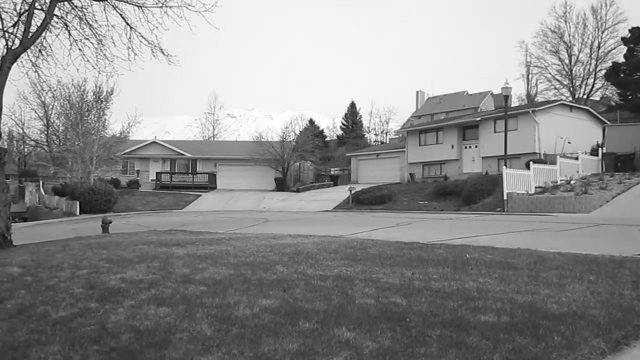
#> input picture Lab3/TRIALS/img1.png, 640 x 360 px
$ python assignment_3.py
#> lines starting #> are read from the running program, lines starting #| are printed output that depends on the picture
'''

EE5175 - Lab
Date : 03/02/2024
command to run : python3 assignment_3.py

'''


import cv2 as cv
from sift import sift as sift_corresp
import numpy as np
import math as m
from PIL import Image
import random
import imageio

threshold = 0.7
points = 5

'''
Function to find Homography matrix :
input :
       two images whose homography we want to find

RANSAC Algorithm implemented to find good homography matrix

output :
       good homography matrix (found using RANSAC)

'''
# [43 lines left out: function homography_mat, not called in this run]

'''
Bilinear Interpolation Function:
    input:
        - input: Coordinates (x, y) for interpolation
        - x: x-coordinate
        - y: y-coordinate
    output:
        - Returns the average intensity value obtained through bilinear interpolation of the four neighboring points.
'''

# [16 lines left out: function bilinear_interpolation, not called in this run]


'''
Average Intensity Calculation:
    input:
        - V: List of intensity values
    output:
        - Returns the average intensity value .
'''

# [6 lines left out: function avg_intensity, not called in this run]

'''
Image Stitching Function:
    input:
        - 3 images to be stitched
        - canvas_size: Size of the canvas for stitching
        - offset: Offset values for aligning images
    output:
        - Returns the stitched image using homography matrices and bilinear interpolation.
'''

# [21 lines left out: function stitch, not called in this run]


if __name__ == "__main__":
    img1  = np.array(Image.open('./img1.png'))
#> img1 is the input picture: shape (360, 640); min 4, max 255, mean 140.4
    img2  = np.array(Image.open('./img2.png'))
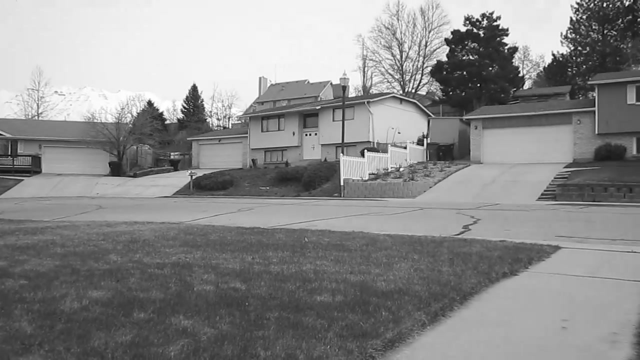
#> input picture Lab3/TRIALS/img2.png, 640 x 360 px
#> img2 is the input picture: shape (360, 640); min 10, max 255, mean 139.2
    img3  = np.array(Image.open('./img3.png'))
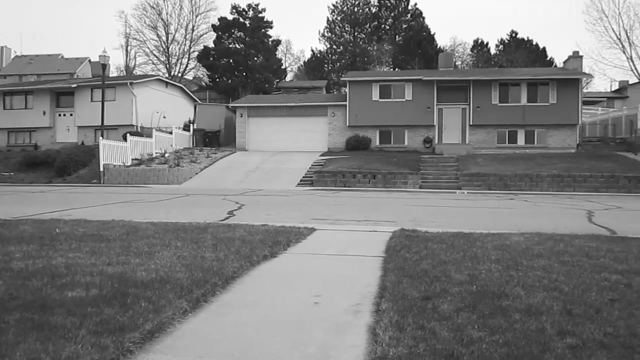
#> input picture Lab3/TRIALS/img3.png, 640 x 360 px
#> img3 is the input picture: shape (360, 640); min 11, max 255, mean 127.1

    my_img1 =  cv.resize(cv.imread('./rp1.jpg', cv.IMREAD_GRAYSCALE), (0, 0), fx=0.5, fy=0.5)
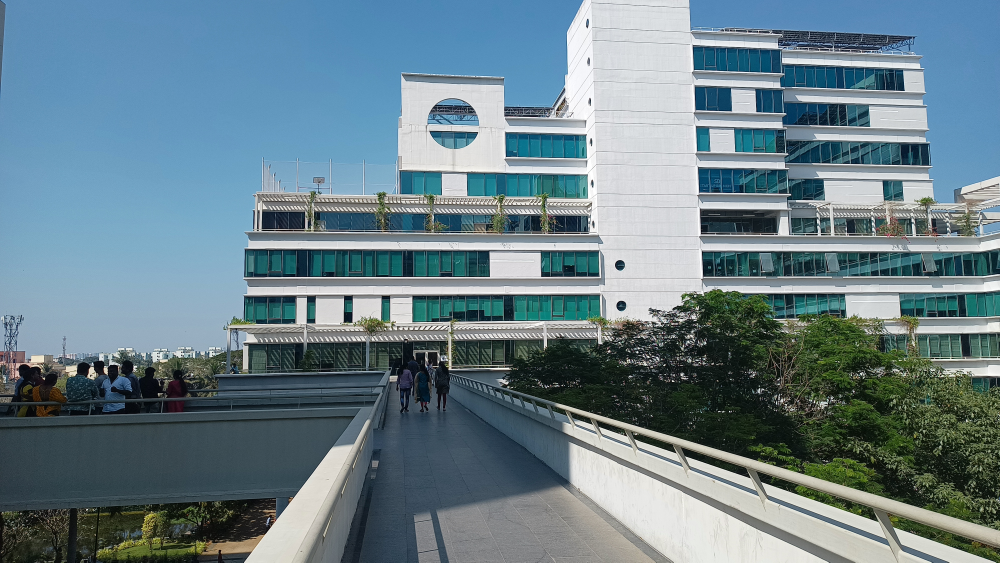
#> input picture Lab3/rp1.jpg, 4000 x 2250 px, found by its file name (shown at 1/4 size)
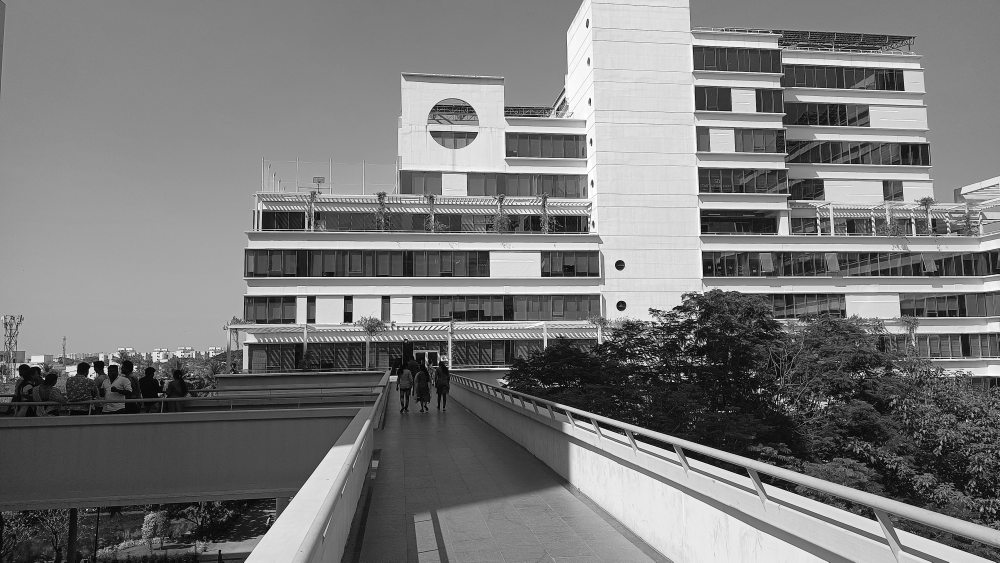
#> my_img1: shape (1125, 2000) (shown at 1/2 size); min 0, max 255, mean 122.2
#> (the run stopped early here; a loop or call above may not have finished)
